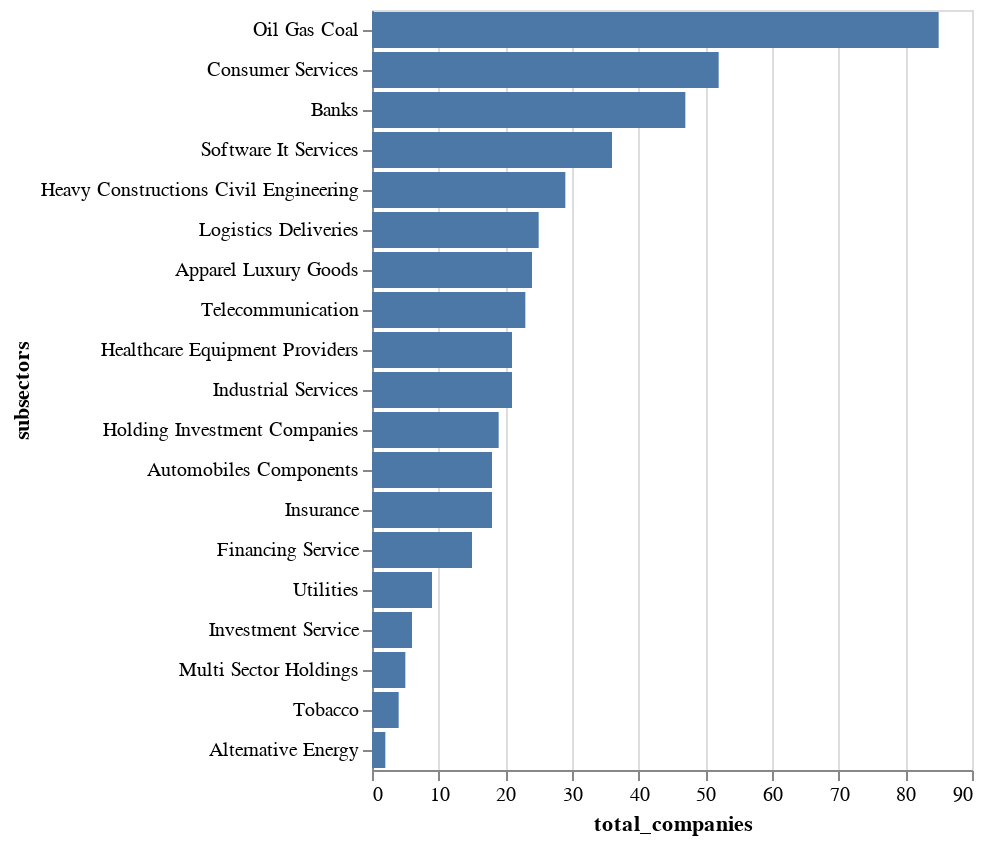

Here is the notebook cell this chart was saved with:
### Code cell
import altair as alt

chart = alt.Chart(df_grouped).mark_bar().encode(
    x='total_companies',
    y=alt.Y('subsectors', sort='-x')
)

chart.display()

### Figure 1 — Vega-Lite specification as saved in the notebook (floating-point values rounded to 4 significant figures)
{"config": {"view": {"continuousWidth": 300, "continuousHeight": 300}}, "data": {"name": "data-1cc77db6918aed1d82d5ed6dc411859e"}, "mark": {"type": "bar"}, "encoding": {"x": {"field": "total_companies", "type": "quantitative"}, "y": {"field": "subsectors", "sort": "-x", "type": "nominal"}}, "$schema": "https://vega.github.io/schema/vega-lite/v5.20.1.json", "datasets": {"data-1cc77db6918aed1d82d5ed6dc411859e": [{"subsectors": "Alternative Energy", "total_companies": 2}, {"subsectors": "Apparel Luxury Goods", "total_companies": 24}, {"subsectors": "Automobiles Components", "total_companies": 18}, {"subsectors": "Banks", "total_companies": 47}, {"subsectors": "Consumer Services", "total_companies": 52}, {"subsectors": "Financing Service", "total_companies": 15}, {"subsectors": "Healthcare Equipment Providers", "total_companies": 21}, {"subsectors": "Heavy Constructions Civil Engineering", "total_companies": 29}, {"subsectors": "Holding Investment Companies", "total_companies": 19}, {"subsectors": "Industrial Services", "total_companies": 21}, {"subsectors": "Insurance", "total_companies": 18}, {"subsectors": "Investment Service", "total_companies": 6}, {"subsectors": "Logistics Deliveries", "total_companies": 25}, {"subsectors": "Multi Sector Holdings", "total_companies": 5}, {"subsectors": "Oil Gas Coal", "total_companies": 85}, {"subsectors": "Software It Services", "total_companies": 36}, {"subsectors": "Telecommunication", "total_companies": 23}, {"subsectors": "Tobacco", "total_companies": 4}, {"subsectors": "Utilities", "total_companies": 9}]}}
